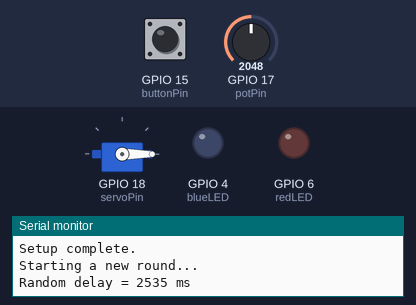
The sketch below on a simulated ESP32-S3. Shown: servo, output pins drawn as LEDs (lit = HIGH), the last lines printed to the serial monitor. Inputs (shaded band) come from the test bench; at power-on: GPIO 17 (potPin) = 2048, GPIO 15 (buttonPin) HIGH. Random numbers use the default seed unless the sketch sets one.

Above: at 2.7 s.
2.8 s: GPIO 17 (potPin) set to 2866
At 5.4 s:
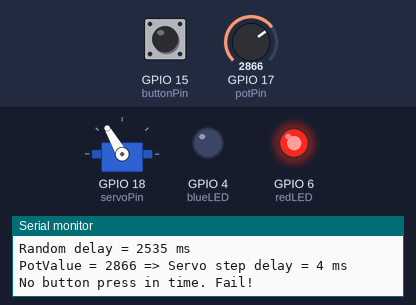
7.3 s: GPIO 15 (buttonPin) pulled LOW for 3.2 s
At 9.3 s:
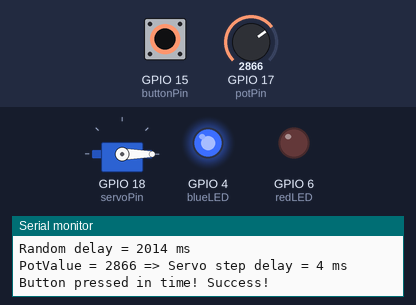
At 10.45 s:
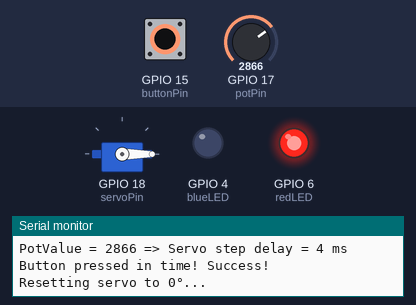
12.0 s: GPIO 17 (potPin) set to 3603
21.4 s: GPIO 17 (potPin) set to 2047
Timing chart, 0 to 31.8 s (numbered marks = the images above; inputs shaded):
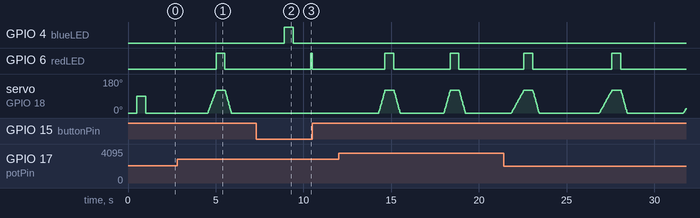

Measured:
- after the input at 7.3 s, GPIO 4 (blueLED): LOW → HIGH after 1.6 s, → LOW 0.50 s later
- by itself, GPIO 6 (redLED): alternates HIGH for 0.50 s and LOW for 4.5 s

The sketch:

Midterm.ino
```cpp
// MIDTERM PROJECT: REACTION TEST GAME

#include <ESP32Servo.h>

const int buttonPin = 15;    // Button input
const int blueLED   = 4;     // Blue LED (Success)
const int redLED    = 6;     // Red LED (Failure)
const int servoPin  = 18;    // Servo signal
const int potPin    = 17;    // Potentiometer
Servo reactionServo;

#define DEBUG 1

bool success = false;
bool gameActive = false;
int currentServoPos = 0;

void setup()
{
  Serial.begin(115200);

  pinMode(buttonPin, INPUT_PULLUP);
  pinMode(blueLED, OUTPUT);
  pinMode(redLED, OUTPUT);

  digitalWrite(blueLED, LOW);
  digitalWrite(redLED, LOW);

  reactionServo.attach(servoPin);

  servoTest();

  randomSeed(analogRead(potPin));

  if (DEBUG) Serial.println("Setup complete.");
}

void loop()
{
  if (!gameActive)
  {
    static unsigned long releaseStart = 0;

    if (digitalRead(buttonPin) == LOW)
    {
      digitalWrite(redLED, HIGH);
      releaseStart = millis();
    }
    else { digitalWrite(redLED, LOW); }

    if (digitalRead(buttonPin) == HIGH)
    {
      if (millis() - releaseStart >= 2000)
      {
        gameActive = true;
        digitalWrite(redLED, LOW);
        if (DEBUG) Serial.println("Starting a new round...");
      }
    }
    else { releaseStart = millis(); }
  }

  if (!gameActive) { return; }


  unsigned long randomDelayTime = random(1000, 3001);

  if (DEBUG)
  {
    Serial.print("Random delay = ");
    Serial.print(randomDelayTime);
    Serial.println(" ms");
  }

  delay(randomDelayTime);

  int potValue = analogRead(potPin);

  int servoStepDelay = map(potValue, 0, 4095, 10, 1);
  if (DEBUG)
  {
    Serial.print("PotValue = ");
    Serial.print(potValue);
    Serial.print(" => Servo step delay = ");
    Serial.print(servoStepDelay);
    Serial.println(" ms");
  }

  success = false;
  for (currentServoPos = 0; currentServoPos <= 120; currentServoPos++)
  {
    reactionServo.write(currentServoPos);
    delay(servoStepDelay);

    if (digitalRead(buttonPin) == LOW)
    {
      success = true;
      if (DEBUG) { Serial.println("Button pressed in time! Success!"); }
      break;
    }
  }

  if (success) { flashLED(blueLED, 500); }

  else
  {
    if (DEBUG) { Serial.println("No button press in time. Fail!"); }
    flashLED(redLED, 500);
  }

  if (DEBUG) { Serial.println("Resetting servo to 0°..."); }
  for (; currentServoPos >= 0; currentServoPos--)
  {
    reactionServo.write(currentServoPos);
    delay(3);
  }

  gameActive = false;
  delay(1000);
}

void servoTest()
{
  reactionServo.write(0);
  delay(500);
  reactionServo.write(90);
  delay(500);
  reactionServo.write(0);
  delay(500);
}

void flashLED(int ledPin, int durationMs)
{
  digitalWrite(ledPin, HIGH);
  delay(durationMs);
  digitalWrite(ledPin, LOW);
}
```
